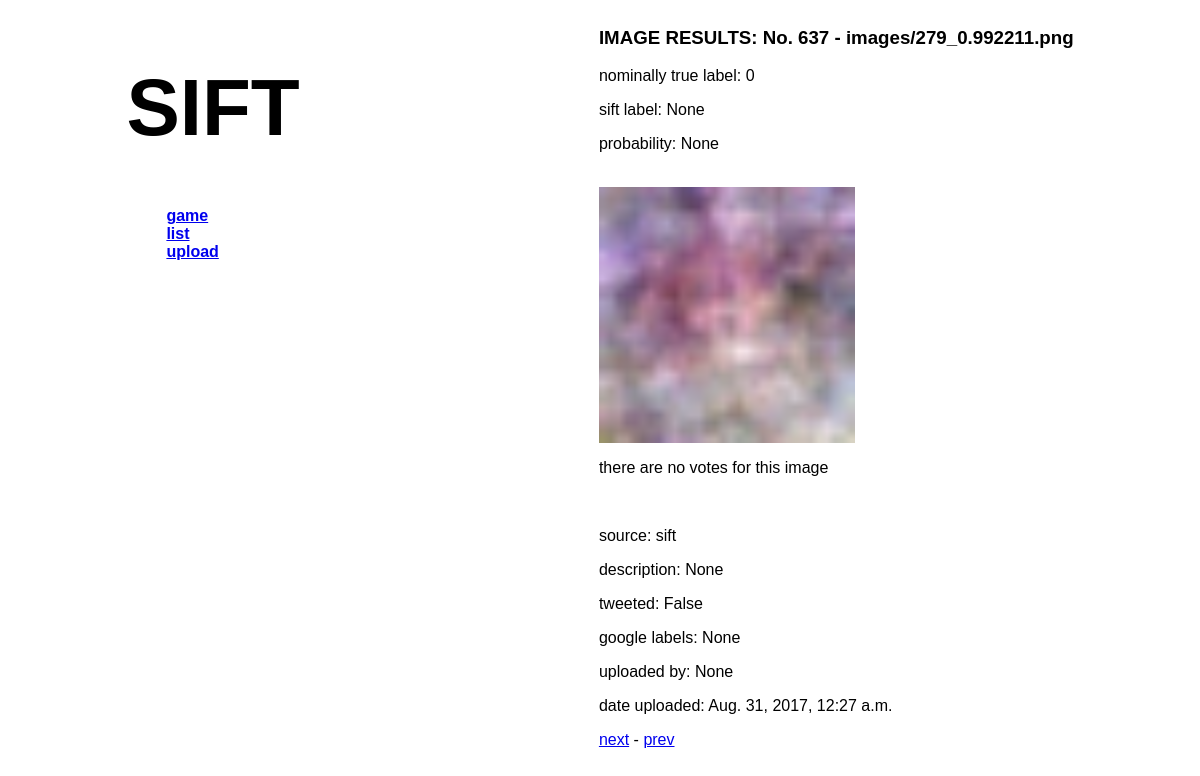
The page /results/637 on the database as committed earlier.
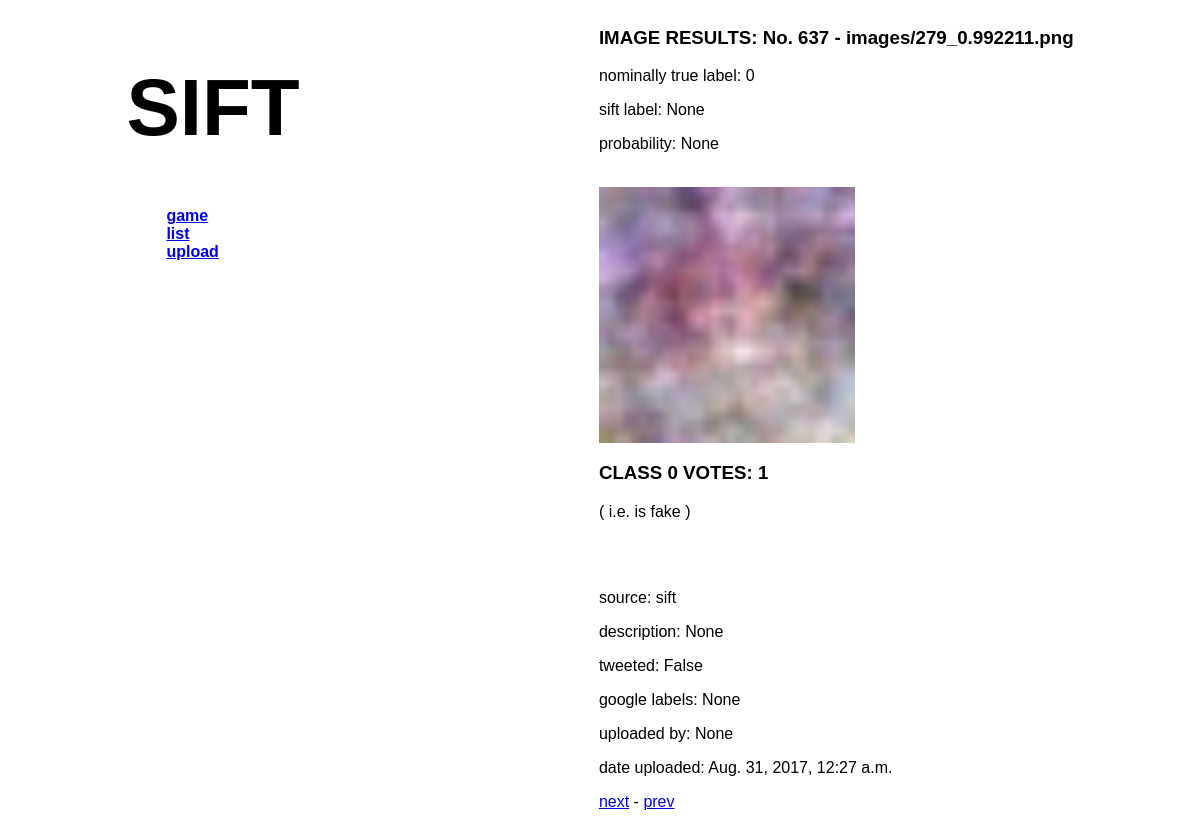
The same page on the database as committed later.
### labeller/models.py (models this page shows, shortened)
class TotalVotes(models.Model):
    image = models.ForeignKey(Image)
    choice = models.ForeignKey(Choice)
    votes = models.IntegerField(default=0)

class Choice(models.Model):
    choice = models.IntegerField()
    alt_text = models.CharField("text explaining what integer label means",
                                max_length=64)

### labeller/views.py (the view)
# urls.py: url(r'^results/(?P<img_id>[0-9]+)$', views.results, name='results'),
def results(request, img_id):
    image = Image.objects.get(pk=img_id)
    choices = Choice.objects.all()
    votes = TotalVotes.objects.filter(image=image)
    return render(request, 'results_view.html',
                  {'image': image, 'votes': votes, 'choices': choices,
                   'next': str(int(img_id) + 1), 'prev': str(int(img_id) - 1)})

### labeller/templates/results_view.html
{% extends 'base.html' %}
{% block content %}
<h3> IMAGE RESULTS: No. {{ image.id }} - {{ image.filename }} </h3>
<p> nominally true label: {{ image.correct_label }} </p>
<p> sift label: {{image.sift_label }} </p>
<p> probability: {{ image.probability }} </p>
<br />
{% load static %}
<img src="{{ image.filename.url }}" alt="{{ image.filename }} load failed" width="256px" height="256px"/>
{% if votes %}
  {% for vote in votes %}
  <h3>CLASS {{ vote.choice.choice }} VOTES: {{ vote.votes }}</h3>
  <p>( i.e. {{ vote.choice.alt_text }} )</p>
  <br />
  {% endfor %}
{% else %}
  <p>there are no votes for this image</p>
{% endif %}
<br />
<p>source: {{ image.source }}</p>
<p>description: {{ image.description }} </p>
<p>tweeted: {{ image.tweeted }}</p>
<p>google labels: {{ image.google_raw_data }}</p>
<p>uploaded by: {{ image.uploaded_by }} </p>
<p>date uploaded: {{ image.date }}</p>
<p><a href="{% url 'labeller:results' next %}">next</a> - <a href="{% url 'labeller:results' prev %}">prev</a></p>
{% endblock %}

Rows that differ between the two databases and show on the page:
added TotalVotes: choice.choice "0", votes "1", choice.alt_text "is fake"
Other text that changed with them:
text no longer shown: "there are no votes for this image"
